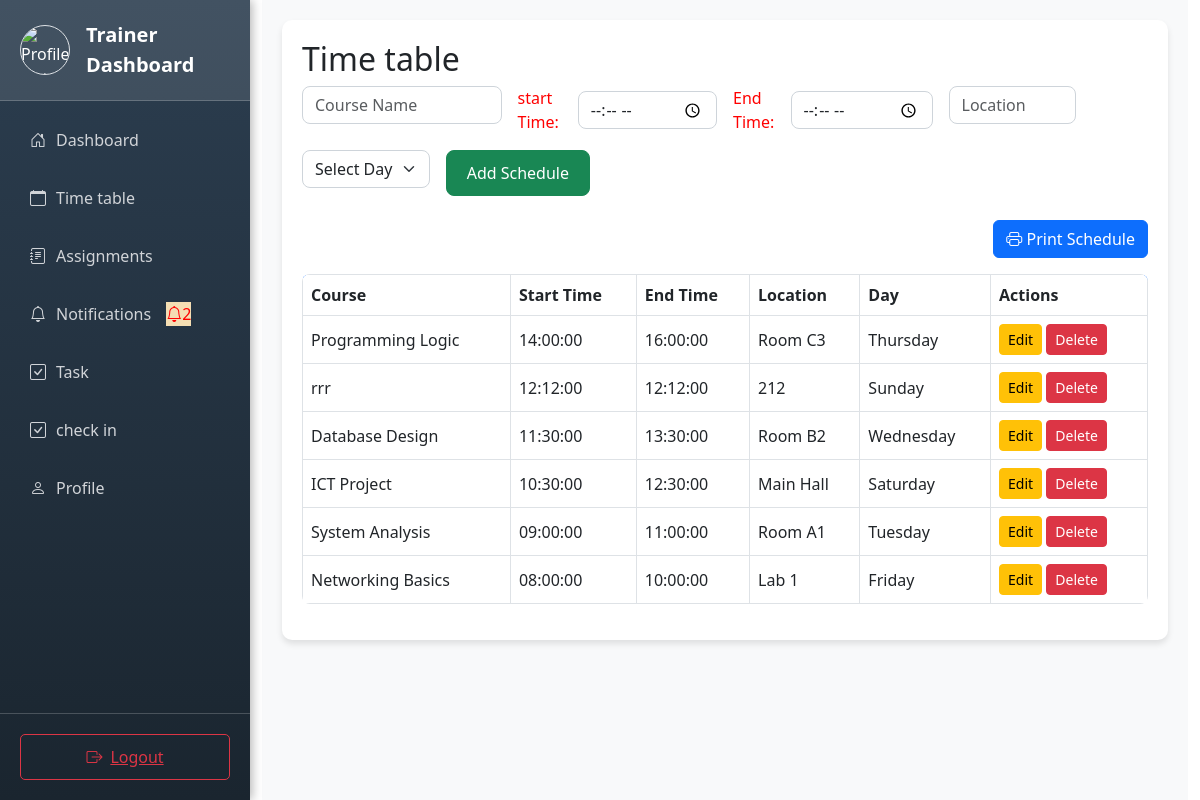
The page /student/schedule.php (signed in) on the database its author committed.
### tables this page shows
CREATE TABLE `class_schedules` (
  `schedule_id` int(11) NOT NULL,
  `user_id` int(11) DEFAULT NULL,
  `course_name` varchar(100) NOT NULL,
  `start_time` time NOT NULL,
  `end_time` time NOT NULL,
  `location` varchar(100) DEFAULT NULL,
  `created_by` int(11) DEFAULT NULL,
  `created_at` datetime DEFAULT current_timestamp(),
  `day` varchar(10) DEFAULT NULL
);

### classes/schedule.php (called while the page is built, shortened)
<?php
class Schedule {
    private $conn;
    public function __construct() {
        $db = new Database();
        $this->conn = $db->connect();
    }
    public function getSchedules() {
        $result = $this->conn->query("
        SELECT cs.*, u.fullname AS creator_name
        FROM class_schedules cs
        JOIN users u ON cs.user_id = u.id
        ORDER BY cs.start_time DESC
    ");
        return $result;
    }
}
?>

### classes/database.php (called while the page is built, shortened)
<?php
class Database {
    private $host = 'localhost';
    private $db_name = 'student-trainer-db';
    private $username = 'root';
    private $password = '';
    public function connect() {
        $this->conn = new mysqli($this->host, $this->username, $this->password, $this->db_name);
        return $this->conn;
    }
}
?>

### student/schedule.php (the view, shortened to what this page needs)
<?php
require_once '../includes/db.php';
require_once '../classes/schedule.php';
$user_role = $_SESSION['role'] ?? '';
$scheduleObj = new Schedule();
$schedules = $scheduleObj->getSchedules();
?>
<!DOCTYPE html>
<html lang="en">
<head>
    <link rel="stylesheet" href="https://cdn.jsdelivr.net/npm/bootstrap@5.3.0/dist/css/bootstrap.min.css">
    <link href="https://cdn.jsdelivr.net/npm/bootstrap-icons/font/bootstrap-icons.css" rel="stylesheet">
    <link href="assets/vendor/bootstrap/css/bootstrap.min.css" rel="stylesheet">
  <link href="assets/vendor/bootstrap-icons/bootstrap-icons.css" rel="stylesheet">
</head>
<body>
    <div class="container-fluid">
        <div class="main-content">
            <?php
            if (isset($_SESSION['role'])) {
                if ($_SESSION['role'] === 'student') {
                    require_once '../partials/student/navbar.php';
                } elseif ($_SESSION['role'] === 'trainer') {
                    require_once '../partials/trainer/navbar.php';
                } else {
                    echo '<div class="alert alert-danger">Invalid role.</div>';
                }
            } else {
                echo '<div class="alert alert-warning">No role found in session.</div>';
            }
            ?>
            <div class="schedule-card">
                <h2>Time table</h2>
                <?php if ($user_role === 'trainer'): ?>
                <form method="POST" class="schedule-form row g-3 mb-4">
                    <div class="col-md-3">
                        <input class="form-control" name="course_name" placeholder="Course Name" required>
                    </div>
                    <div class="col-md-3 d-flex align-items-center">
    <label class="me-2 mb-0" style="color: red;">start Time:</label>
    <input class="form-control" name="start_time" type="time" required>
</div>
                    <div class="col-md-3 d-flex align-items-center">
    <label class="me-2 mb-0" style="color: red;">End Time:</label>
    <input class="form-control" name="end_time" type="time" required>
</div>
                    <div class="col-md-2">
                        <input class="form-control" name="location" placeholder="Location" required>
                    </div>
                    <div class="col-md-2">
                        <select name="day" class="form-select" required>
                            <option value="" disabled selected>Select Day</option>
                        </select>
                    </div>
                    <div class="col-md-3">
                        <button type="submit" name="create" class="btn btn-success">Add Schedule</button>
                    </div>
                </form>
                <?php endif; ?>
<div class="d-flex justify-content-end mb-3">
    <button onclick="printTable()" class="btn btn-primary">
        <i class="bi bi-printer"></i> Print Schedule
    </button>
</div>
                <div  id="printableTable"  class="table-responsive">
                    <table class="table table-bordered">
                        <thead>
                            <tr>
                                <th>Course</th>
                                <th>Start Time</th>
                                <th>End Time</th>
                                <th>Location</th>
                                <th>Day</th>
                                <?php if ($user_role === 'trainer'): ?>
                                    <th>Actions</th>
                                <?php else: ?>
                                    <th>Trainer Name</th>
                                <?php endif; ?>
                            </tr>
                        </thead>
                        <tbody>
                            <?php while ($row = $schedules->fetch_assoc()): ?>
                                <tr>
                                    <td><?= htmlspecialchars($row['course_name']) ?></td>
                                    <td><?= htmlspecialchars($row['start_time']) ?></td>
                                    <td><?= htmlspecialchars($row['end_time']) ?></td>
                                    <td><?= htmlspecialchars($row['location']) ?></td>
                                    <td><?= htmlspecialchars($row['day']) ?></td>
                                    <td>
                                        <?php if ($user_role === 'trainer'): ?>
                                            <a href="schedule.php?edit=<?= $row['schedule_id'] ?>" class="btn btn-warning btn-sm">Edit</a>
                                            <a href="schedule.php?delete=<?= $row['schedule_id'] ?>" class="btn btn-danger btn-sm" onclick="return confirm('Delete this schedule?')">Delete</a>
                                        <?php else: ?>
                                            <span><?= htmlspecialchars($row['creator_name']) ?></span>
                                        <?php endif; ?>
                                    </td>
                                </tr>
                            <?php endwhile; ?>
                        </tbody>
                    </table>
                </div>
            </div>
        </div>
    </div>
</body>
</html>

### student/schedule.php (style rules this page uses)
body { font-family: 'Inter', sans-serif; background-color: #f8f9fa; overflow-x: hidden; }
@media (min-width: 768px) { .main-content { margin-left: 250px; padding: 30px; } }
.schedule-card { background-color: #ffffff; border-radius: 10px; box-shadow: 0 4px 6px rgba(0, 0, 0, 0.1); padding: 20px; margin-bottom: 20px; }
.schedule-form .form-control, .schedule-form .form-select { border-radius: 8px; border: 1px solid #ced4da; transition: border-color 0.3s ease; }
.schedule-form .btn-success { border-radius: 8px; padding: 10px 20px; transition: background-color 0.3s ease; }
.table { border-radius: 8px; overflow: hidden; }
.table thead { background-color: #0d6efd; color: #ffffff; }
.table th, .table td { vertical-align: middle; padding: 15px; }
.table tbody tr:nth-child(odd) { background-color: #f8f9fa; }
.btn-sm { border-radius: 6px; padding: 6px 12px; }
.btn-warning { background-color: #ffc107; border-color: #ffc107; }
.btn-danger { background-color: #dc3545; border-color: #dc3545; }
h2 { font-weight: 600; color: #343a40; margin-bottom: 20px; }

### partials/trainer/navbar.php (style rules this page uses)
.main-content { margin-left: 250px; padding: 20px; transition: margin-left 0.3s ease; background-color: #f8f9fa; min-height: 100vh; }

### rows shown on the page
class_schedules: course_name "Programming Logic", start_time "14:00:00", end_time "16:00:00", location "Room C3", day "Thursday"
class_schedules: course_name "rrr", start_time "12:12:00", end_time "12:12:00", location "212", day "Sunday"
class_schedules: course_name "Database Design", start_time "11:30:00", end_time "13:30:00", location "Room B2", day "Wednesday"
class_schedules: course_name "ICT Project", start_time "10:30:00", end_time "12:30:00", location "Main Hall", day "Saturday"
class_schedules: course_name "System Analysis", start_time "09:00:00", end_time "11:00:00", location "Room A1", day "Tuesday"
class_schedules: course_name "Networking Basics", start_time "08:00:00", end_time "10:00:00", location "Lab 1", day "Friday"

### other values the page prints
$unread_count "2"
